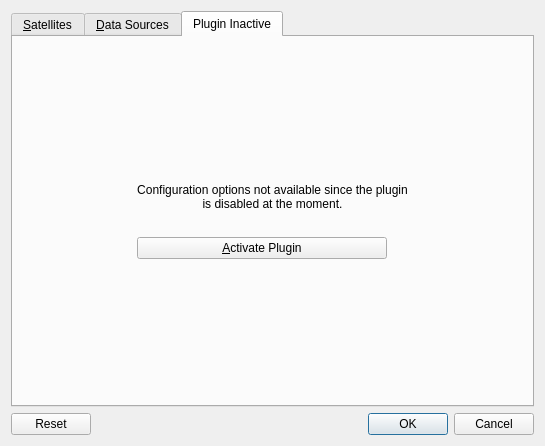
<?xml version="1.0" encoding="UTF-8"?>
<ui version="4.0">
 <class>SatellitesConfigDialog</class>
 <widget class="QDialog" name="SatellitesConfigDialog">
  <property name="geometry">
   <rect>
    <x>0</x>
    <y>0</y>
    <width>545</width>
    <height>446</height>
   </rect>
  </property>
  <property name="windowTitle">
   <string>Satellites Configuration</string>
  </property>
  <layout class="QVBoxLayout" name="verticalLayout_2">
   <item>
    <widget class="QTabWidget" name="tabWidget">
     <property name="layoutDirection">
      <enum>Qt::LeftToRight</enum>
     </property>
     <property name="currentIndex">
      <number>2</number>
     </property>
     <widget class="QWidget" name="tabSatellites">
      <attribute name="title">
       <string>&amp;Satellites</string>
      </attribute>
      <layout class="QVBoxLayout" name="verticalLayout">
       <item>
        <widget class="QTreeView" name="treeView">
         <property name="horizontalScrollBarPolicy">
          <enum>Qt::ScrollBarAsNeeded</enum>
         </property>
         <property name="indentation">
          <number>25</number>
         </property>
        </widget>
       </item>
      </layout>
     </widget>
     <widget class="QWidget" name="tabDataSources">
      <attribute name="title">
       <string>&amp;Data Sources</string>
      </attribute>
      <layout class="QVBoxLayout" name="verticalLayout_3">
       <item>
        <widget class="QWidget" name="buttonWidget" native="true">
         <property name="minimumSize">
          <size>
           <width>0</width>
           <height>0</height>
          </size>
         </property>
         <layout class="QHBoxLayout" name="horizontalLayout">
          <property name="sizeConstraint">
           <enum>QLayout::SetNoConstraint</enum>
          </property>
          <property name="leftMargin">
           <number>0</number>
          </property>
          <property name="topMargin">
           <number>5</number>
          </property>
          <property name="rightMargin">
           <number>0</number>
          </property>
          <property name="bottomMargin">
           <number>5</number>
          </property>
          <item>
           <widget class="QLabel" name="labelLastUpdatedText">
            <property name="text">
             <string>&lt;html&gt;&lt;head/&gt;&lt;body&gt;&lt;p&gt;&lt;span style=&quot; font-weight:600;&quot;&gt;Last update:&lt;/span&gt;&lt;/p&gt;&lt;/body&gt;&lt;/html&gt;</string>
            </property>
           </widget>
          </item>
          <item>
           <widget class="QLabel" name="labelLastUpdated">
            <property name="text">
             <string>-</string>
            </property>
           </widget>
          </item>
          <item>
           <spacer name="horizontalSpacer1">
            <property name="orientation">
             <enum>Qt::Horizontal</enum>
            </property>
            <property name="sizeHint" stdset="0">
             <size>
              <width>40</width>
              <height>20</height>
             </size>
            </property>
           </spacer>
          </item>
          <item>
           <widget class="QPushButton" name="buttonReloadDataSources">
            <property name="enabled">
             <bool>true</bool>
            </property>
            <property name="text">
             <string>&amp;Reload All Data Sources</string>
            </property>
           </widget>
          </item>
         </layout>
        </widget>
       </item>
       <item>
        <widget class="Line" name="line1">
         <property name="orientation">
          <enum>Qt::Horizontal</enum>
         </property>
        </widget>
       </item>
       <item>
        <widget class="QWidget" name="widgetCatalogs" native="true">
         <layout class="QHBoxLayout" name="horizontalLayout_3">
          <property name="margin">
           <number>0</number>
          </property>
          <item>
           <widget class="QLabel" name="labelDataSources">
            <property name="text">
             <string>Satellite Data Sources:</string>
            </property>
           </widget>
          </item>
          <item>
           <spacer name="horizontalSpacer3">
            <property name="orientation">
             <enum>Qt::Horizontal</enum>
            </property>
            <property name="sizeHint" stdset="0">
             <size>
              <width>40</width>
              <height>20</height>
             </size>
            </property>
           </spacer>
          </item>
          <item>
           <widget class="QToolButton" name="buttonAddDataSource">
            <property name="toolTip">
             <string>Add a new data source (URL).</string>
            </property>
            <property name="text">
             <string>+</string>
            </property>
            <property name="icon">
             <iconset resource="satellites.qrc">
              <normaloff>:/icons/bookmark-add-folder.png</normaloff>:/icons/bookmark-add-folder.png</iconset>
            </property>
           </widget>
          </item>
          <item>
           <widget class="QToolButton" name="buttonOpenDataSource">
            <property name="toolTip">
             <string>Open a new data source from disk.</string>
            </property>
            <property name="text">
             <string>-</string>
            </property>
            <property name="icon">
             <iconset resource="satellites.qrc">
              <normaloff>:/icons/document-open.png</normaloff>:/icons/document-open.png</iconset>
            </property>
           </widget>
          </item>
          <item>
           <widget class="QToolButton" name="buttonRemoveDataSource">
            <property name="enabled">
             <bool>false</bool>
            </property>
            <property name="toolTip">
             <string>Remove selected data source.</string>
            </property>
            <property name="text">
             <string>…</string>
            </property>
            <property name="icon">
             <iconset resource="satellites.qrc">
              <normaloff>:/icons/bookmark-remove.png</normaloff>:/icons/bookmark-remove.png</iconset>
            </property>
           </widget>
          </item>
         </layout>
        </widget>
       </item>
       <item>
        <widget class="QListWidget" name="listDataSources">
         <property name="font">
          <font>
           <weight>50</weight>
           <italic>false</italic>
           <bold>false</bold>
           <kerning>true</kerning>
          </font>
         </property>
         <item>
          <property name="text">
           <string>(Built-in Data Sources for Earth Satellites)</string>
          </property>
          <property name="statusTip">
           <string notr="true"/>
          </property>
          <property name="background">
           <brush brushstyle="NoBrush">
            <color alpha="255">
             <red>0</red>
             <green>0</green>
             <blue>0</blue>
            </color>
           </brush>
          </property>
          <property name="flags">
           <set>NoItemFlags</set>
          </property>
         </item>
        </widget>
       </item>
       <item>
        <widget class="QLabel" name="label">
         <property name="font">
          <font>
           <pointsize>10</pointsize>
          </font>
         </property>
         <property name="text">
          <string>&lt;html&gt;&lt;head/&gt;&lt;body&gt;&lt;p&gt;Supported formats: &lt;a href=&quot;https://techbase.kde.org/Projects/Marble/SatelliteCatalogFormat&quot;&gt;&lt;span style=&quot; text-decoration: underline; color:#0000ff;&quot;&gt;Marble Satellite Catalogue&lt;/span&gt;&lt;/a&gt;, &lt;a href=&quot;https://en.wikipedia.org/wiki/Two-line_element_set&quot;&gt;&lt;span style=&quot; text-decoration: underline; color:#0000ff;&quot;&gt;Two-Line-Element Set&lt;/span&gt;&lt;/a&gt;&lt;/p&gt;&lt;/body&gt;&lt;/html&gt;</string>
         </property>
         <property name="textFormat">
          <enum>Qt::RichText</enum>
         </property>
         <property name="alignment">
          <set>Qt::AlignLeading|Qt::AlignLeft|Qt::AlignVCenter</set>
         </property>
         <property name="wordWrap">
          <bool>true</bool>
         </property>
         <property name="openExternalLinks">
          <bool>true</bool>
         </property>
        </widget>
       </item>
      </layout>
     </widget>
     <widget class="QWidget" name="tabDisabled">
      <property name="layoutDirection">
       <enum>Qt::LeftToRight</enum>
      </property>
      <attribute name="title">
       <string>Plugin Inactive</string>
      </attribute>
      <layout class="QGridLayout" name="gridLayout">
       <property name="sizeConstraint">
        <enum>QLayout::SetNoConstraint</enum>
       </property>
       <item row="4" column="0">
        <spacer name="verticalSpacer1">
         <property name="orientation">
          <enum>Qt::Vertical</enum>
         </property>
         <property name="sizeType">
          <enum>QSizePolicy::Expanding</enum>
         </property>
         <property name="sizeHint" stdset="0">
          <size>
           <width>20</width>
           <height>40</height>
          </size>
         </property>
        </spacer>
       </item>
       <item row="3" column="0">
        <widget class="QPushButton" name="buttonDisabled">
         <property name="maximumSize">
          <size>
           <width>250</width>
           <height>16777215</height>
          </size>
         </property>
         <property name="layoutDirection">
          <enum>Qt::LeftToRight</enum>
         </property>
         <property name="text">
          <string>&amp;Activate Plugin</string>
         </property>
         <property name="flat">
          <bool>false</bool>
         </property>
        </widget>
       </item>
       <item row="0" column="0">
        <spacer name="verticalSpacer2">
         <property name="orientation">
          <enum>Qt::Vertical</enum>
         </property>
         <property name="sizeType">
          <enum>QSizePolicy::Expanding</enum>
         </property>
         <property name="sizeHint" stdset="0">
          <size>
           <width>20</width>
           <height>40</height>
          </size>
         </property>
        </spacer>
       </item>
       <item row="1" column="0">
        <widget class="QLabel" name="label_2">
         <property name="text">
          <string>Configuration options not available since the plugin is disabled at the moment.</string>
         </property>
         <property name="alignment">
          <set>Qt::AlignCenter</set>
         </property>
         <property name="wordWrap">
          <bool>true</bool>
         </property>
        </widget>
       </item>
       <item row="2" column="0">
        <spacer name="verticalSpacer">
         <property name="orientation">
          <enum>Qt::Vertical</enum>
         </property>
         <property name="sizeType">
          <enum>QSizePolicy::Fixed</enum>
         </property>
         <property name="sizeHint" stdset="0">
          <size>
           <width>20</width>
           <height>20</height>
          </size>
         </property>
        </spacer>
       </item>
      </layout>
     </widget>
    </widget>
   </item>
   <item>
    <widget class="QDialogButtonBox" name="buttonBox">
     <property name="orientation">
      <enum>Qt::Horizontal</enum>
     </property>
     <property name="standardButtons">
      <set>QDialogButtonBox::Cancel|QDialogButtonBox::Ok|QDialogButtonBox::Reset</set>
     </property>
    </widget>
   </item>
  </layout>
 </widget>
 <tabstops>
  <tabstop>buttonBox</tabstop>
  <tabstop>tabWidget</tabstop>
  <tabstop>treeView</tabstop>
 </tabstops>
 <resources>
  <include location="satellites.qrc"/>
 </resources>
 <connections>
  <connection>
   <sender>buttonBox</sender>
   <signal>accepted()</signal>
   <receiver>SatellitesConfigDialog</receiver>
   <slot>accept()</slot>
   <hints>
    <hint type="sourcelabel">
     <x>279</x>
     <y>427</y>
    </hint>
    <hint type="destinationlabel">
     <x>157</x>
     <y>189</y>
    </hint>
   </hints>
  </connection>
  <connection>
   <sender>buttonBox</sender>
   <signal>rejected()</signal>
   <receiver>SatellitesConfigDialog</receiver>
   <slot>reject()</slot>
   <hints>
    <hint type="sourcelabel">
     <x>347</x>
     <y>427</y>
    </hint>
    <hint type="destinationlabel">
     <x>286</x>
     <y>189</y>
    </hint>
   </hints>
  </connection>
 </connections>
</ui>
